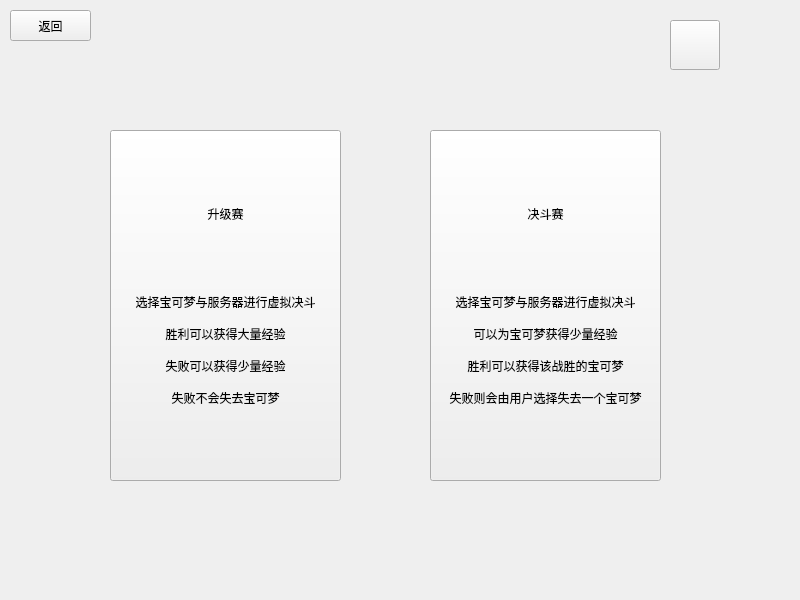
<?xml version="1.0" encoding="UTF-8"?>
<ui version="4.0">
 <class>Form</class>
 <widget class="QWidget" name="Form">
  <property name="geometry">
   <rect>
    <x>0</x>
    <y>0</y>
    <width>800</width>
    <height>600</height>
   </rect>
  </property>
  <property name="windowTitle">
   <string>Form</string>
  </property>
  <widget class="QPushButton" name="ui5_return">
   <property name="geometry">
    <rect>
     <x>10</x>
     <y>10</y>
     <width>81</width>
     <height>31</height>
    </rect>
   </property>
   <property name="text">
    <string>返回</string>
   </property>
  </widget>
  <widget class="QPushButton" name="ui5_levelUp">
   <property name="geometry">
    <rect>
     <x>110</x>
     <y>130</y>
     <width>231</width>
     <height>351</height>
    </rect>
   </property>
   <property name="text">
    <string>升级赛





选择宝可梦与服务器进行虚拟决斗

胜利可以获得大量经验

失败可以获得少量经验

失败不会失去宝可梦</string>
   </property>
  </widget>
  <widget class="QPushButton" name="ui5_battle">
   <property name="geometry">
    <rect>
     <x>430</x>
     <y>130</y>
     <width>231</width>
     <height>351</height>
    </rect>
   </property>
   <property name="text">
    <string>决斗赛





选择宝可梦与服务器进行虚拟决斗

可以为宝可梦获得少量经验

胜利可以获得该战胜的宝可梦

失败则会由用户选择失去一个宝可梦</string>
   </property>
  </widget>
  <widget class="QToolButton" name="ui5_rules">
   <property name="geometry">
    <rect>
     <x>670</x>
     <y>20</y>
     <width>50</width>
     <height>50</height>
    </rect>
   </property>
   <property name="text">
    <string/>
   </property>
  </widget>
 </widget>
 <resources/>
 <connections/>
</ui>
